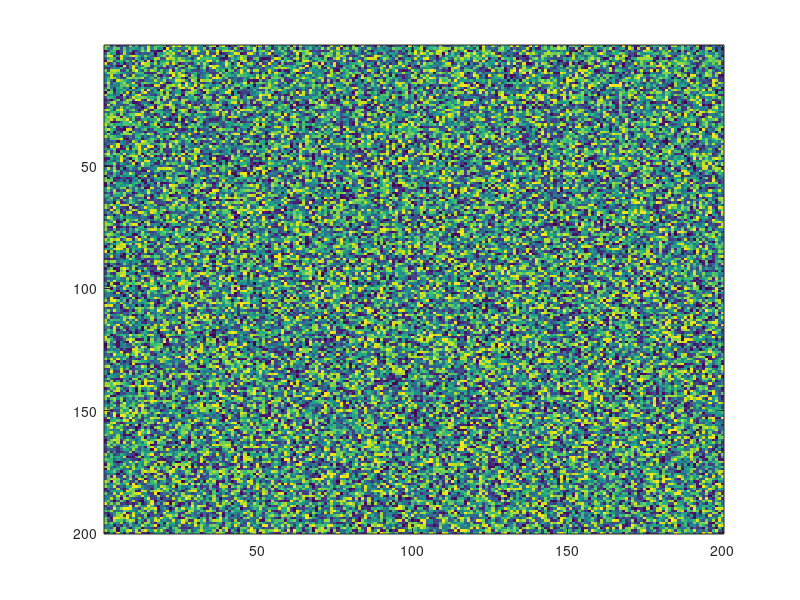

Write MATLAB code to recreate this figure. (Note: this script raises an error after producing the figure.)
addpath('functions')
%%
fig = figure;
imagesc(rand(200,200));
set(fig,'MenuBar','none','Toolbar','figure');

%%
toolbar = findall(fig,'Type','uitoolbar');
all_tools = allchild(toolbar);
% removing tools
for i=1:numel(all_tools)
    t = get(all_tools(i),'Tag');
    if isempty(strfind(t,'Pan'))&&...
            isempty(strfind(t,'Zoom'))&&...
            isempty(strfind(t,'SaveFigure'))&&...
            isempty(strfind(t,'PrintFigure'))&&...
            isempty(strfind(t,'DataCursor'))
        delete(all_tools(i)) % keeping only Pan, Zoom, Save and Print
    end
end
%% adding a tool
[icon,~,alpha] = imread('linkaxesicon.png');
icon = double(icon)/255;
icon(alpha==0)=NaN;
uitoggletool(toolbar,'CData',icon,...
    'TooltipString','Link Axes','Tag','LinkAxes',...
    'OnCallback',{@link_axes,'xy'},...
    'OffCallback',{@link_axes,'off'});
%% changing the order of tools
all_tools = allchild(toolbar);
set(toolbar,'children',all_tools([2,1,3:end]));